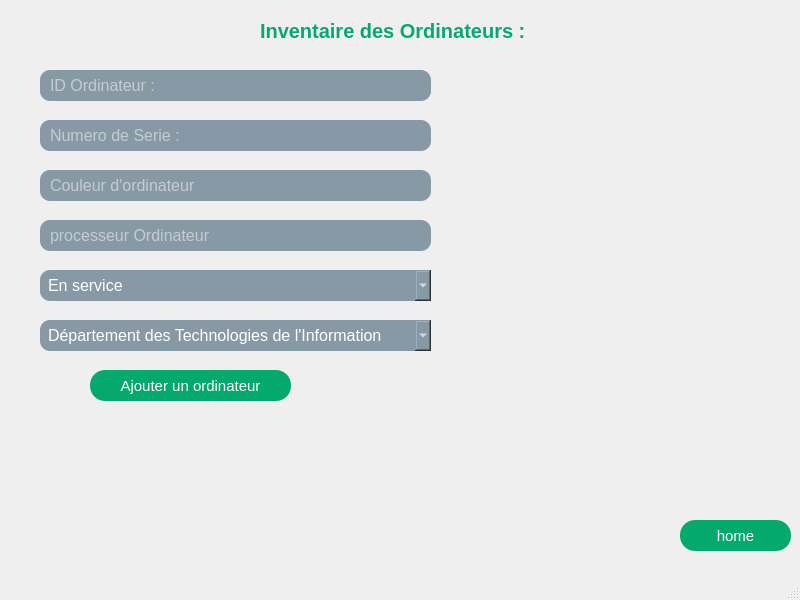
<?xml version="1.0" encoding="UTF-8"?>
<ui version="4.0">
 <class>Ajout</class>
 <widget class="QMainWindow" name="Ajout">
  <property name="geometry">
   <rect>
    <x>0</x>
    <y>0</y>
    <width>800</width>
    <height>600</height>
   </rect>
  </property>
  <property name="windowTitle">
   <string>MainWindow</string>
  </property>
  <property name="styleSheet">
   <string notr="true"/>
  </property>
  <widget class="QWidget" name="centralwidget">
   <widget class="QPushButton" name="pushButton">
    <property name="geometry">
     <rect>
      <x>680</x>
      <y>520</y>
      <width>111</width>
      <height>31</height>
     </rect>
    </property>
    <property name="styleSheet">
     <string notr="true">QPushButton{
  padding: 5px 5px;
  font-size: 15px;
  text-align: center;
  text-decoration: none;
  outline: none;
  color: #fff;
  background-color: #04AA6D;
  border: none;
  border-radius: 15px;
}
QPushButton:hover{
background-color: #3e8e41
}
QPushButton:pressed{
background-color: rgb(85, 255, 255)
}
</string>
    </property>
    <property name="text">
     <string>home</string>
    </property>
   </widget>
   <widget class="QLineEdit" name="lineEdit">
    <property name="geometry">
     <rect>
      <x>40</x>
      <y>70</y>
      <width>391</width>
      <height>31</height>
     </rect>
    </property>
    <property name="styleSheet">
     <string notr="true">QLineEdit{background-color:rgb(136,153,166); 
border: 2px; 
border-radius: 10px; 
padding: 0 8px; 
	color: rgb(255, 255, 255);
 font-size: 16px;}
 QLineEdit::focus {  
   background-color:rgb(24,25,26);
border: 2px solid lightgreen;

}</string>
    </property>
    <property name="placeholderText">
     <string>ID Ordinateur :</string>
    </property>
   </widget>
   <widget class="QPushButton" name="pushButton_ajout">
    <property name="geometry">
     <rect>
      <x>90</x>
      <y>370</y>
      <width>201</width>
      <height>31</height>
     </rect>
    </property>
    <property name="styleSheet">
     <string notr="true">QPushButton{
  padding: 5px 5px;
  font-size: 15px;
  text-align: center;
  text-decoration: none;
  outline: none;
  color: #fff;
  background-color: #04AA6D;
  border: none;
  border-radius: 15px;
}
QPushButton:hover{
background-color: #3e8e41
}
QPushButton:pressed{
background-color: rgb(85, 255, 255)
}
</string>
    </property>
    <property name="text">
     <string>Ajouter un ordinateur</string>
    </property>
   </widget>
   <widget class="QLineEdit" name="lineEdit_2">
    <property name="geometry">
     <rect>
      <x>40</x>
      <y>120</y>
      <width>391</width>
      <height>31</height>
     </rect>
    </property>
    <property name="styleSheet">
     <string notr="true">QLineEdit{background-color:rgb(136,153,166); 
border: 2px; 
border-radius: 10px; 
padding: 0 8px; 
	color: rgb(255, 255, 255);
 font-size: 16px;}
 QLineEdit::focus {  
   background-color:rgb(24,25,26);
border: 2px solid lightgreen;

}</string>
    </property>
    <property name="placeholderText">
     <string>Numero de Serie :</string>
    </property>
   </widget>
   <widget class="QLineEdit" name="lineEdit_3">
    <property name="geometry">
     <rect>
      <x>40</x>
      <y>170</y>
      <width>391</width>
      <height>31</height>
     </rect>
    </property>
    <property name="styleSheet">
     <string notr="true">QLineEdit{background-color:rgb(136,153,166); 
border: 2px; 
border-radius: 10px; 
padding: 0 8px; 
	color: rgb(255, 255, 255);
 font-size: 16px;}
 QLineEdit::focus {  
   background-color:rgb(24,25,26);
border: 2px solid lightgreen;

}</string>
    </property>
    <property name="placeholderText">
     <string>Couleur d'ordinateur</string>
    </property>
   </widget>
   <widget class="QLineEdit" name="lineEdit_4">
    <property name="geometry">
     <rect>
      <x>40</x>
      <y>220</y>
      <width>391</width>
      <height>31</height>
     </rect>
    </property>
    <property name="styleSheet">
     <string notr="true">QLineEdit{background-color:rgb(136,153,166); 
border: 2px; 
border-radius: 10px; 
padding: 0 8px; 
	color: rgb(255, 255, 255);
 font-size: 16px;}
 QLineEdit::focus {  
   background-color:rgb(24,25,26);
border: 2px solid lightgreen;

}</string>
    </property>
    <property name="placeholderText">
     <string>processeur Ordinateur</string>
    </property>
   </widget>
   <widget class="QLabel" name="label">
    <property name="geometry">
     <rect>
      <x>260</x>
      <y>10</y>
      <width>271</width>
      <height>41</height>
     </rect>
    </property>
    <property name="font">
     <font>
      <pointsize>15</pointsize>
      <bold>true</bold>
     </font>
    </property>
    <property name="styleSheet">
     <string notr="true">color: rgb(4, 170, 109);</string>
    </property>
    <property name="text">
     <string>Inventaire des Ordinateurs :</string>
    </property>
   </widget>
   <widget class="QComboBox" name="comboBox">
    <property name="geometry">
     <rect>
      <x>40</x>
      <y>270</y>
      <width>391</width>
      <height>31</height>
     </rect>
    </property>
    <property name="styleSheet">
     <string notr="true">background-color:rgb(136,153,166); 
border: 2px; 
border-radius: 10px; 
padding: 0 8px; 
	color: rgb(255, 255, 255);
 font-size: 16px;
</string>
    </property>
    <item>
     <property name="text">
      <string comment="lkj" extracomment="kl">En service </string>
     </property>
    </item>
    <item>
     <property name="text">
      <string>Hors service</string>
     </property>
    </item>
    <item>
     <property name="text">
      <string>En maintenance</string>
     </property>
    </item>
    <item>
     <property name="text">
      <string>En cours de mise à jour </string>
     </property>
    </item>
   </widget>
   <widget class="QComboBox" name="comboBox_2">
    <property name="geometry">
     <rect>
      <x>40</x>
      <y>320</y>
      <width>391</width>
      <height>31</height>
     </rect>
    </property>
    <property name="styleSheet">
     <string notr="true">background-color:rgb(136,153,166); 
border: 2px; 
border-radius: 10px; 
padding: 0 8px; 
	color: rgb(255, 255, 255);
 font-size: 16px;
</string>
    </property>
    <item>
     <property name="text">
      <string>Département des Technologies de l'Information</string>
     </property>
    </item>
    <item>
     <property name="text">
      <string>Département des Ressources Humaines </string>
     </property>
    </item>
    <item>
     <property name="text">
      <string>Département de la Sécurité Informatique </string>
     </property>
    </item>
    <item>
     <property name="text">
      <string>Département des Finances</string>
     </property>
    </item>
    <item>
     <property name="text">
      <string>Département des Achats</string>
     </property>
    </item>
    <item>
     <property name="text">
      <string>Département de la Formation</string>
     </property>
    </item>
    <item>
     <property name="text">
      <string>Département des Services aux Utilisateurs</string>
     </property>
    </item>
   </widget>
  </widget>
  <widget class="QStatusBar" name="statusbar"/>
 </widget>
 <resources/>
 <connections/>
</ui>
